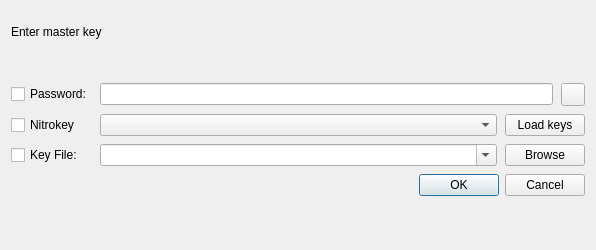
<?xml version="1.0" encoding="UTF-8"?>
<ui version="4.0">
 <class>DatabaseOpenWidget</class>
 <widget class="QWidget" name="DatabaseOpenWidget">
  <property name="geometry">
   <rect>
    <x>0</x>
    <y>0</y>
    <width>596</width>
    <height>250</height>
   </rect>
  </property>
  <layout class="QVBoxLayout" name="verticalLayout" stretch="1,0,0,1,0,0,3">
   <property name="spacing">
    <number>8</number>
   </property>
   <item>
    <spacer name="verticalSpacer_2">
     <property name="orientation">
      <enum>Qt::Vertical</enum>
     </property>
     <property name="sizeHint" stdset="0">
      <size>
       <width>20</width>
       <height>40</height>
      </size>
     </property>
    </spacer>
   </item>
   <item>
    <widget class="QLabel" name="labelHeadline">
     <property name="text">
      <string>Enter master key</string>
     </property>
    </widget>
   </item>
   <item>
    <widget class="QLabel" name="labelFilename"/>
   </item>
   <item>
    <spacer name="verticalSpacer_3">
     <property name="orientation">
      <enum>Qt::Vertical</enum>
     </property>
     <property name="sizeHint" stdset="0">
      <size>
       <width>20</width>
       <height>40</height>
      </size>
     </property>
    </spacer>
   </item>
   <item>
    <layout class="QGridLayout" name="gridLayout">
     <property name="verticalSpacing">
      <number>8</number>
     </property>
     <item row="3" column="0">
      <widget class="QCheckBox" name="checkPassword">
       <property name="text">
        <string>Password:</string>
       </property>
      </widget>
     </item>
     <item row="3" column="1">
      <layout class="QHBoxLayout" name="horizontalLayout">
       <item>
        <widget class="PasswordEdit" name="editPassword">
         <property name="echoMode">
          <enum>QLineEdit::Password</enum>
         </property>
        </widget>
       </item>
       <item>
        <widget class="QToolButton" name="buttonTogglePassword">
         <property name="checkable">
          <bool>true</bool>
         </property>
        </widget>
       </item>
      </layout>
     </item>
     <item row="6" column="0">
      <widget class="QCheckBox" name="checkKeyFile">
       <property name="text">
        <string>Key File:</string>
       </property>
      </widget>
     </item>
     <item row="6" column="1">
      <layout class="QHBoxLayout" name="horizontalLayout_2">
       <item>
        <widget class="QComboBox" name="comboKeyFile">
         <property name="sizePolicy">
          <sizepolicy hsizetype="Expanding" vsizetype="Fixed">
           <horstretch>0</horstretch>
           <verstretch>0</verstretch>
          </sizepolicy>
         </property>
         <property name="editable">
          <bool>true</bool>
         </property>
        </widget>
       </item>
       <item>
        <widget class="QPushButton" name="buttonBrowseFile">
         <property name="text">
          <string>Browse</string>
         </property>
        </widget>
       </item>
      </layout>
     </item>
     <item row="4" column="0">
      <widget class="QCheckBox" name="checkNitroKey">
       <property name="text">
        <string>Nitrokey</string>
       </property>
      </widget>
     </item>
     <item row="4" column="1">
      <layout class="QHBoxLayout" name="horizontalLayout_3">
       <item>
        <widget class="QComboBox" name="comboNitroKey">
         <property name="sizePolicy">
          <sizepolicy hsizetype="Expanding" vsizetype="Fixed">
           <horstretch>0</horstretch>
           <verstretch>0</verstretch>
          </sizepolicy>
         </property>
        </widget>
       </item>
       <item>
        <widget class="QPushButton" name="buttonLoadNitroKeys">
         <property name="text">
          <string>Load keys</string>
         </property>
        </widget>
       </item>
      </layout>
     </item>
    </layout>
   </item>
   <item>
    <widget class="QDialogButtonBox" name="buttonBox">
     <property name="orientation">
      <enum>Qt::Horizontal</enum>
     </property>
     <property name="standardButtons">
      <set>QDialogButtonBox::Cancel|QDialogButtonBox::Ok</set>
     </property>
    </widget>
   </item>
   <item>
    <spacer name="verticalSpacer">
     <property name="orientation">
      <enum>Qt::Vertical</enum>
     </property>
     <property name="sizeHint" stdset="0">
      <size>
       <width>20</width>
       <height>40</height>
      </size>
     </property>
    </spacer>
   </item>
  </layout>
 </widget>
 <customwidgets>
  <customwidget>
   <class>PasswordEdit</class>
   <extends>QLineEdit</extends>
   <header>gui/PasswordEdit.h</header>
  </customwidget>
 </customwidgets>
 <tabstops>
  <tabstop>checkPassword</tabstop>
  <tabstop>editPassword</tabstop>
  <tabstop>buttonTogglePassword</tabstop>
  <tabstop>checkKeyFile</tabstop>
  <tabstop>comboKeyFile</tabstop>
  <tabstop>buttonBrowseFile</tabstop>
  <tabstop>buttonBox</tabstop>
 </tabstops>
 <resources/>
 <connections/>
</ui>
